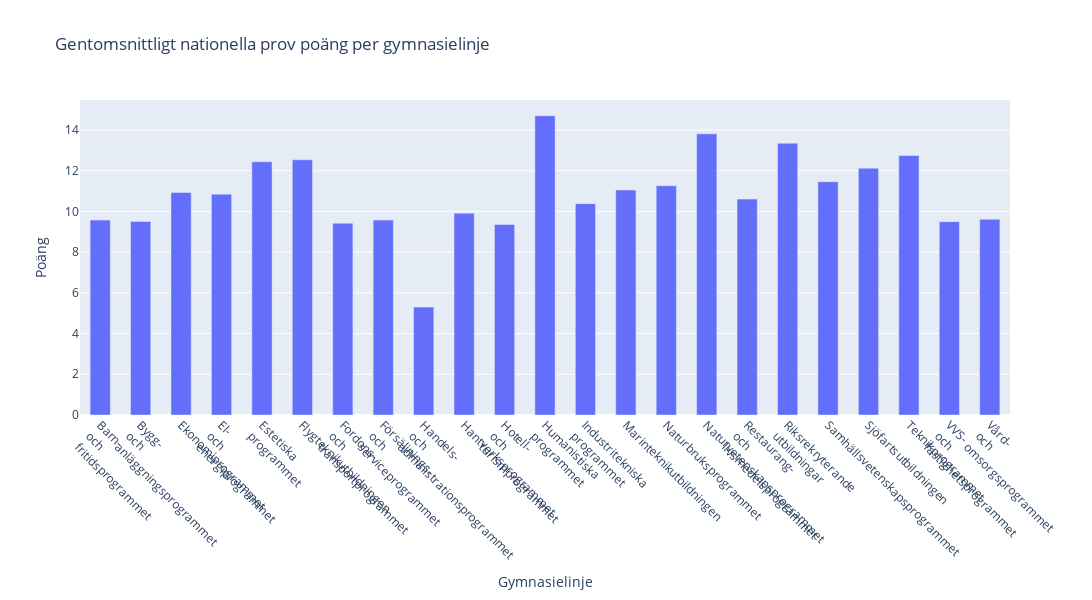

Write notebook code for a chart like this one.
### Code cell
df_combined['Gnm. provbetp.'] = pd.to_numeric(df_combined['Gnm. provbetp.'], errors='coerce')

average_df = df_combined.groupby('Program')['Gnm. provbetp.'].mean().reset_index()

fig = bar_plot("Program", "Gnm. provbetp.", "Gentomsnittligt nationella prov poäng per gymnasielinje", average_df)
fig.update_layout(
    height = 600,
    width = 1400
)
fig.update_traces(width = 0.5)
fig.update_layout(width=1800, 
                  height=600, 
                  xaxis_tickangle=45,
                  yaxis_title="Poäng",
                  xaxis_title="Gymnasielinje"
                  )


fig.show()

### Figure 1 — Plotly figure (JSON) as saved in the notebook; plotly's stock layout.template omitted (floating-point values rounded to 4 significant figures)
{"data": [{"alignmentgroup": "True", "hovertemplate": "x=%{x}<br>y=%{y}<extra></extra>", "legendgroup": "", "marker": {"color": "#636efa", "pattern": {"shape": ""}}, "name": "", "offsetgroup": "", "orientation": "v", "showlegend": false, "textposition": "auto", "type": "bar", "width": 0.5, "x": ["Barn-<br>och<br>fritidsprogrammet", "Bygg-<br>och<br>anläggningsprogrammet", "Ekonomiprogrammet", "El-<br>och<br>energiprogrammet", "Estetiska<br>programmet", "Flygteknikutbildningen", "Fordons-<br>och<br>transportprogrammet", "Försäljnings-<br>och<br>serviceprogrammet", "Handels-<br>och<br>administrationsprogrammet", "Hantverksprogrammet", "Hotell-<br>och<br>turismprogrammet", "Humanistiska<br>programmet", "Industritekniska<br>programmet", "Marinteknikutbildningen", "Naturbruksprogrammet", "Naturvetenskapsprogrammet", "Restaurang-<br>och<br>livsmedelsprogrammet", "Riksrekryterande<br>utbildningar", "Samhällsvetenskapsprogrammet", "Sjöfartsutbildningen", "Teknikprogrammet", "VVS-<br>och<br>fastighetsprogrammet", "Vård-<br>och<br>omsorgsprogrammet"], "xaxis": "x", "y": [9.573, 9.503, 10.93, 10.85, 12.44, 12.54, 9.422, 9.574, 5.3, 9.912, 9.36, 14.7, 10.38, 11.05, 11.26, 13.81, 10.6, 13.35, 11.46, 12.12, 12.75, 9.496, 9.614], "yaxis": "y"}], "layout": {"barmode": "relative", "height": 600, "legend": {"tracegroupgap": 0}, "title": {"text": "Gentomsnittligt nationella prov poäng per gymnasielinje"}, "width": 1800, "xaxis": {"anchor": "y", "domain": [0, 1], "tickangle": 45, "title": {"text": "Gymnasielinje"}}, "yaxis": {"anchor": "x", "domain": [0, 1], "title": {"text": "Poäng"}}}}
